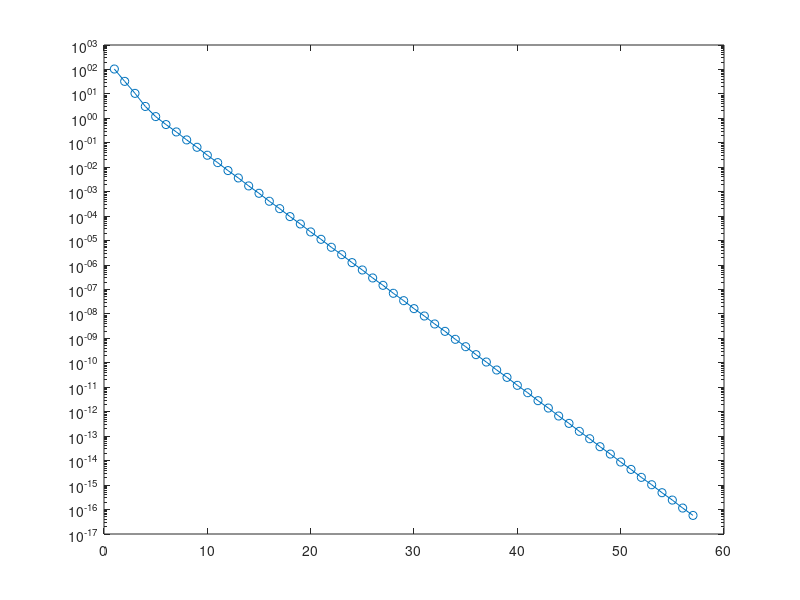
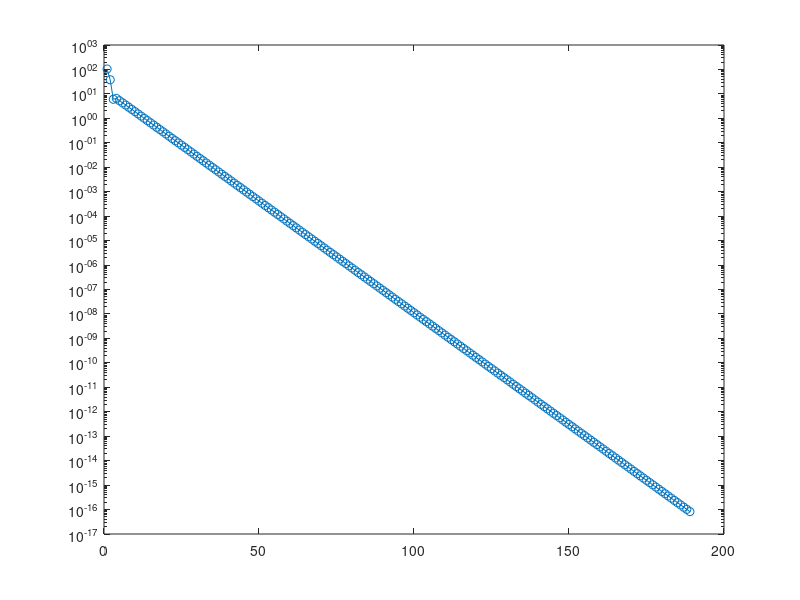

Source code (MATLAB) for these figures, in order:
%% Newton-CG iterations 

A = [5, 1, 0, 0.5; ...
     1, 4, 0.5, 0; ...
     0, 0.5, 3, 0; ...
     0.5, 0, 0, 2];

% tolerance for the Newton iterations
tol = 1e-16; 
angle = 70/180*pi;
x = [cos(angle); sin(angle); cos(angle); sin(angle)];
sigma = 1;
mu = 10;

sol = [];
method = 1;
k = 0;

while 1
    grad = (eye(4) + mu*A)*x + sigma*(x'*A*x)*(A*x);
    sol = [sol, norm(grad)];
    if norm(grad) < tol
        break
    end

    hessian = eye(4) + mu*A + sigma*( 2*(A*x)*(A*x)' + (x'*A*x)*A);
    
    switch method
        case 1
            eta = 0.5;
        case 2
            eta = min(0.5, sqrt(norm(grad)));
        case 3
            eta = min(0.5, norm(grad));
    end
    
    % perform CG
    z0 = 0;
    r0 = grad;
    d0 = -r0;
    
    j = 0;
    
    while 1
        curvature = d0'*hessian*d0;
        if curvature <= 0
            if j == 0
                p0 = -grad;
                break
            else
                p0 = z0;
                break
            end
        end
        
        r_old = r0;
        
        alpha = r0'*r0 / curvature;
        z0 = z0 + alpha*d0;
        r0 = r0 + alpha*hessian*d0;
       
        if norm(r0) < eta*norm(grad)
            p0 = z0;
            break
        end
        
        beta = r0'*r0 / (r_old'*r_old);
        d0 = -r0 + beta*d0;
        j = j+1;        
     
    end
    j    
   
    % do line search according to Armijo here
    step_size = 1;
    c1 = 1e-4;
    while 1
        value = 0.5*x'*(eye(4)+mu*A)*x + 0.25*sigma*(x'*A*x)^2;
        x_new = x + step_size*p0;
        value_new = 0.5*x_new'*(eye(4)+mu*A)*x_new + 0.25*sigma*(x_new'*A*x_new)^2;
        if value_new <= value + c1*step_size*grad'*p0
            break
        else
            step_size = step_size / 2;
        end    
    end
    
    x = x + step_size*p0;
    
    k = k+1;
    
end  

figure;
semilogy(sol,'-o')

%% steepest descent with Armijo line search

x = [cos(angle); sin(angle); cos(angle); sin(angle)];
iter = 0;
sigma = 1;
mu = 10;
sol_steepest_descent = [];

while 1
    grad = (eye(4) + mu*A)*x + sigma*(x'*A*x)*(A*x);
    sol_steepest_descent = [sol_steepest_descent, norm(grad)];
    if norm(grad) < tol
        break
    end
    hessian = eye(4) + mu*A + sigma*( 2*(A*x)*(A*x)' + (x'*A*x)*A);
          
    % do line search according to Armijo here
    p0 = -grad;
    step_size = 1;
    c1 = 1e-4;
    while 1
        value = 0.5*x'*(eye(4)+mu*A)*x + 0.25*sigma*(x'*A*x)^2;
        x_new = x + step_size*p0;
        value_new = 0.5*x_new'*(eye(4)+mu*A)*x_new + 0.25*sigma*(x_new'*A*x_new)^2;
        if value_new <= value + c1*step_size*grad'*p0
            break
        else
            step_size = step_size / 2;
        end    
    end
    
    x = x + step_size*p0;
    
    iter = iter+1;
    
end  

figure;
semilogy(sol_steepest_descent,'-o')

